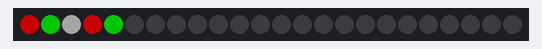
Bench run of a program on a simulated Arduino Uno, built with avr-gcc and run on an emulated ATmega328P. Parts: 24 RGB LEDs in strip order, left to right. Dim RGB values are drawn brighter than linear.

Above: at 1.31 s.
At 12.37 s:
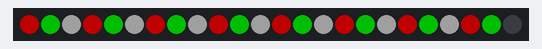
At 16.83 s:
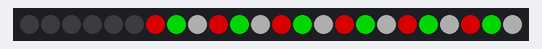
At 25.35 s:
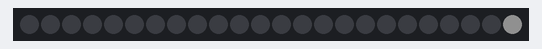
At 29.63 s:
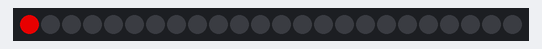
At 38.08 s:
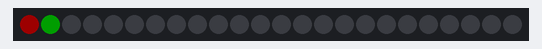

The program:

main.cpp
```cpp
#include <Adafruit_NeoPixel.h>
#include <Arduino.h>

const int pin      = 6;   //ピン番号
const int numOfLED = 24;  // LEDの数
int count = 0;

Adafruit_NeoPixel led(numOfLED, pin,
                      NEO_GRB + NEO_KHZ800);  // LED(numOfLED)個を6番ピンに設定

void setup(void) {
    //何もしなくていい
}

void loop(void) {
    led.begin();  // 始まりの合図

    led.setBrightness(100*sin(count/50.0)+100);  //明るさの定義


    for (int i = 0; i < numOfLED; i++) {
        if (i % 3 == 0) {

            led.show();
            led.setPixelColor(i, 0, 0, 0);
            count+=10;
            delay(10);

        } else if (i % 3 == 1) {

            led.show();
            led.setPixelColor(i, 0, 0, 0);
            count+=10;
            delay(20);

        } else {

            led.show();
            led.setPixelColor(i, 0, 0, 0);
            count+=10;
            delay(30);
        }

    }

    for (int i = 0; i < numOfLED; i++) {
        if (i % 3 == 0) {
            delay(100);
            led.setPixelColor(i, 255, 0, 0);
            led.show();

        } else if (i % 3 == 1) {
            delay(150);
            led.setPixelColor(i, 0, 255, 0);
            led.show();
        } else {
            delay(200);
            led.setPixelColor(i, 100, 100, 100);
            led.show();
        }
    }

    led.show();  // LEDに反映させる
}

//(red,green,blue)
```
